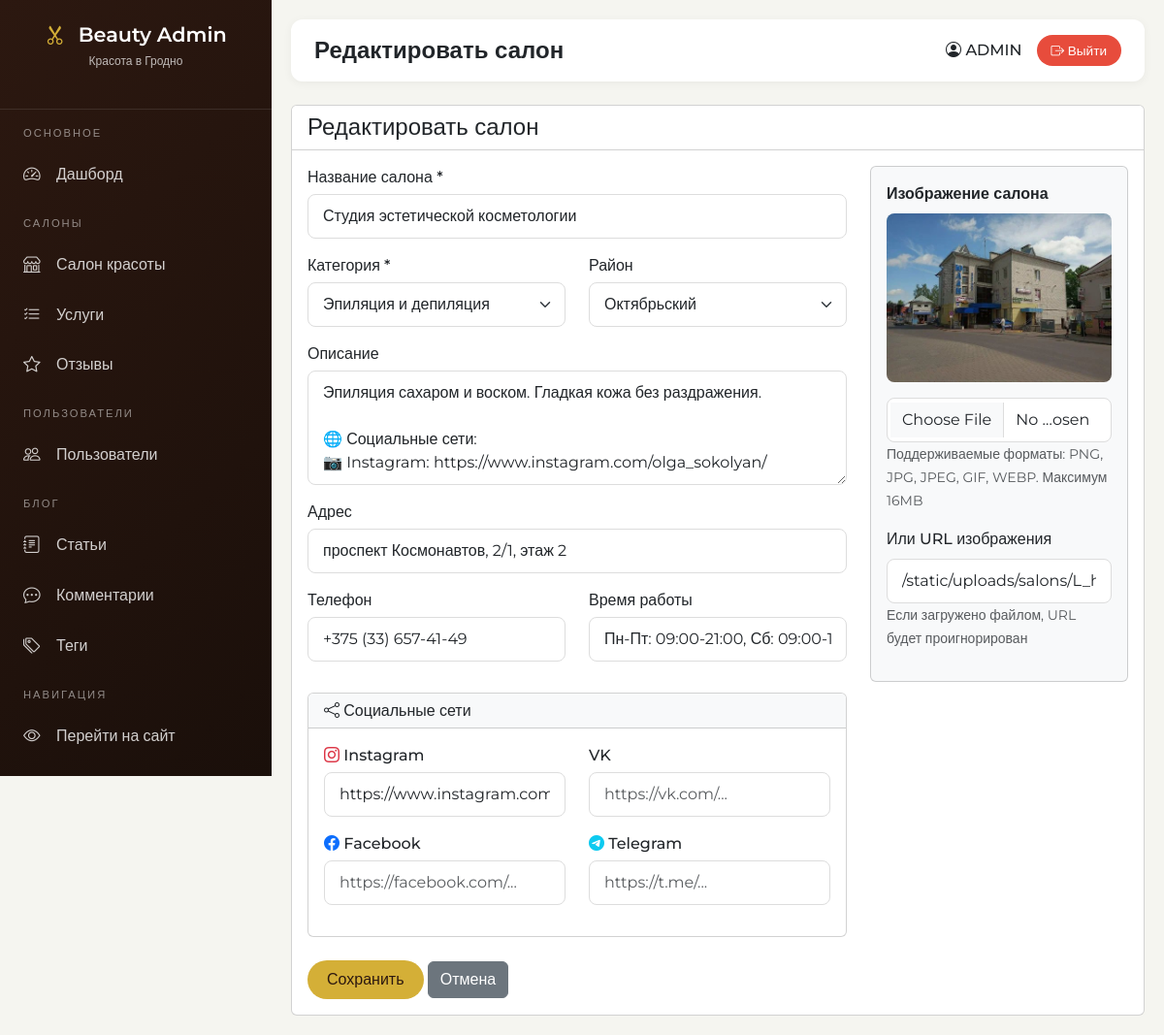
The page /admin/salons/51/edit (signed in) on the database as committed earlier.
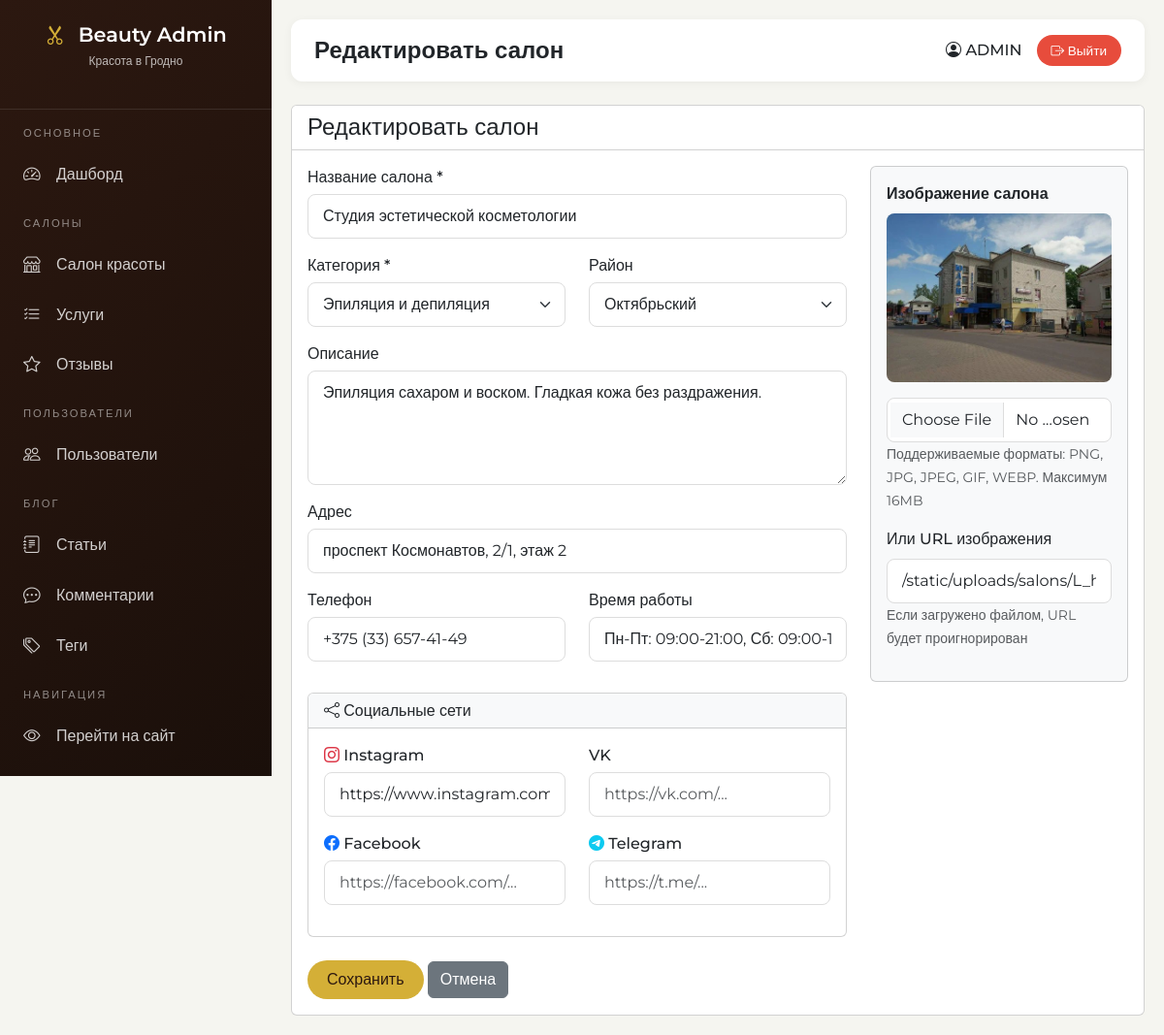
The same page on the database as committed later.
### models.py (models this page shows)
class Salon(db.Model):
    __tablename__ = 'salons'
    id = db.Column(db.Integer, primary_key=True)
    name = db.Column(db.String(200))
    category = db.Column(db.String(100))
    description = db.Column(db.Text)
    address = db.Column(db.String(300))
    district = db.Column(db.String(100))
    phone = db.Column(db.String(20))
    working_hours = db.Column(db.String(200))
    rating = db.Column(db.Float, default=0.0)
    reviews_count = db.Column(db.Integer, default=0)
    is_verified = db.Column(db.Boolean, default=False)
    image_url = db.Column(db.String(300), default='/static/img/default.png')
    created_at = db.Column(db.DateTime, server_default=db.func.now())
    social_instagram = db.Column(db.String(300))
    social_vk = db.Column(db.String(300))
    social_facebook = db.Column(db.String(300))
    social_telegram = db.Column(db.String(300))
    services = db.relationship('Service', backref='salon', lazy=True, cascade='all, delete-orphan')
    reviews = db.relationship('Review', backref='salon', lazy=True, cascade='all, delete-orphan')

### admin.py (the view, shortened to what this page needs)
@admin_bp.route('/salons/<int:id>/edit', methods=['GET', 'POST'])
@login_required
@admin_required
def edit_salon(id):
    salon = Salon.query.get_or_404(id)
    categories = ['Парикмахерская', 'Ногтевой сервис', 'Косметология', 'SPA-салон',
                  'Брови и ресницы', 'Тату и пирсинг', 'Мужской барбершоп', 'Солярий',
                  'Массажный салон', 'Эпиляция и депиляция', 'Свадебный салон',
                   'Салон красоты полного цикла']
    districts = ['Ленинский', 'Октябрьский']
    return render_template('admin/salon-form.html',
        title='Редактировать салон',
        salon=salon,
        categories=categories,
        districts=districts
    )

### admin.py (called while the page is built)
def admin_required(f):
    @wraps(f)
    def decorated_function(*args, **kwargs):
        if not current_user.is_authenticated or not current_user.is_admin:
            abort(403)
        return f(*args, **kwargs)
    return decorated_function

### app.py (called while the page is built)
@login_manager.user_loader
def load_user(user_id):
    return User.query.get(int(user_id))

@app.context_processor
def inject_now():
    return {'now': datetime.now()}

@app.context_processor
def inject_user():
    user_favorites = []
    if current_user.is_authenticated:
        user_favorites = [s.id for s in current_user.favorite_salons.all()]
    return {
        'current_user': current_user,
        'user_favorites': user_favorites
    }

### templates/admin/salon-form.html (shortened to what the changed rows need)
{% extends "admin/base.html" %}
{% block content %}
<div class="card">
    <div class="card-body">
        <form method="post" enctype="multipart/form-data">
            <div class="row">
                <div class="col-md-8">
                    <div class="row">
                        <div class="col-md-12 mb-3">
                            <label>Название салона *</label>
                            <input type="text" name="name" class="form-control" value="{{ salon.name if salon else '' }}" required>
                        </div>
                        <div class="col-md-6 mb-3">
                            <label>Категория *</label>
                            <select name="category" class="form-select" required>
                                {% for cat in categories %}
                                <option value="{{ cat }}" {% if salon and salon.category == cat %}selected{% endif %}>{{ cat }}</option>
                                {% endfor %}
                            </select>
                        </div>
                        <div class="col-md-6 mb-3">
                            <label>Район</label>
                            <select name="district" class="form-select">
                                {% for dist in districts %}
                                <option value="{{ dist }}" {% if salon and salon.district == dist %}selected{% endif %}>{{ dist }}</option>
                                {% endfor %}
                            </select>
                        </div>
                    </div>
                    <div class="mb-3">
                        <label>Описание</label>
                        <textarea name="description" class="form-control" rows="4">{{ salon.description if salon else '' }}</textarea>
                    </div>
                    <div class="row">
                        <div class="col-md-12 mb-3">
                            <label>Адрес</label>
                            <input type="text" name="address" class="form-control" value="{{ salon.address if salon else '' }}">
                        </div>
                    </div>
                    <div class="row">
                        <div class="col-md-6 mb-3">
                            <label>Телефон</label>
                            <input type="text" name="phone" class="form-control" value="{{ salon.phone if salon else '' }}">
                        </div>
                        <div class="col-md-6 mb-3">
                            <label>Время работы</label>
                            <input type="text" name="working_hours" class="form-control" value="{{ salon.working_hours if salon else '' }}" placeholder="Напр.: Пн-Пт: 9:00-20:00, Сб: 10:00-18:00">
                        </div>
                    </div>
                    <div class="card mt-3">
                        <div class="card-body">
                            <div class="row">
                                <div class="col-md-6 mb-3">
                                    <label>
                                        <i class="bi bi-instagram text-danger"></i> Instagram
                                    </label>
                                    <input type="text" name="social_instagram" class="form-control"
                                           value="{{ salon.social_instagram if salon and salon.social_instagram else '' }}"
                                           placeholder="https://instagram.com/...">
                                </div>
                            </div>
                        </div>
                    </div>
                </div>
                <div class="col-md-4">
                    <div class="card bg-light">
                        <div class="card-body">
                            <div class="text-center mb-3">
                                <img id="imagePreview"
                                     src="{{ salon.image_url if salon and salon.image_url else '/static/img/default.png' }}"
                                     alt="Превью"
                                     style="max-width: 100%; max-height: 200px; border-radius: 8px; object-fit: cover;">
                            </div>
                            <div class="mb-3">
                                <label class="form-label">Или URL изображения</label>
                                <input type="text" name="image_url" class="form-control" value="{{ salon.image_url if salon else '' }}" placeholder="https://example.com/image.jpg">
                                <small class="text-muted">Если загружено файлом, URL будет проигнорирован</small>
                            </div>
                        </div>
                    </div>
                </div>
            </div>
        </form>
    </div>
</div>
{% endblock %}

Rows that differ between the two databases and show on the page:
changed Salon "Студия эстетической косметологии": description "Эпиляция сахаром и воском. Гладкая кожа без раздражения. 🌐 Социальные сети: 📷 Instagram: https://www.instagram.com/olga_sokolyan/" → "Эпиляция сахаром и воском. Гладкая кожа без раздражения."
